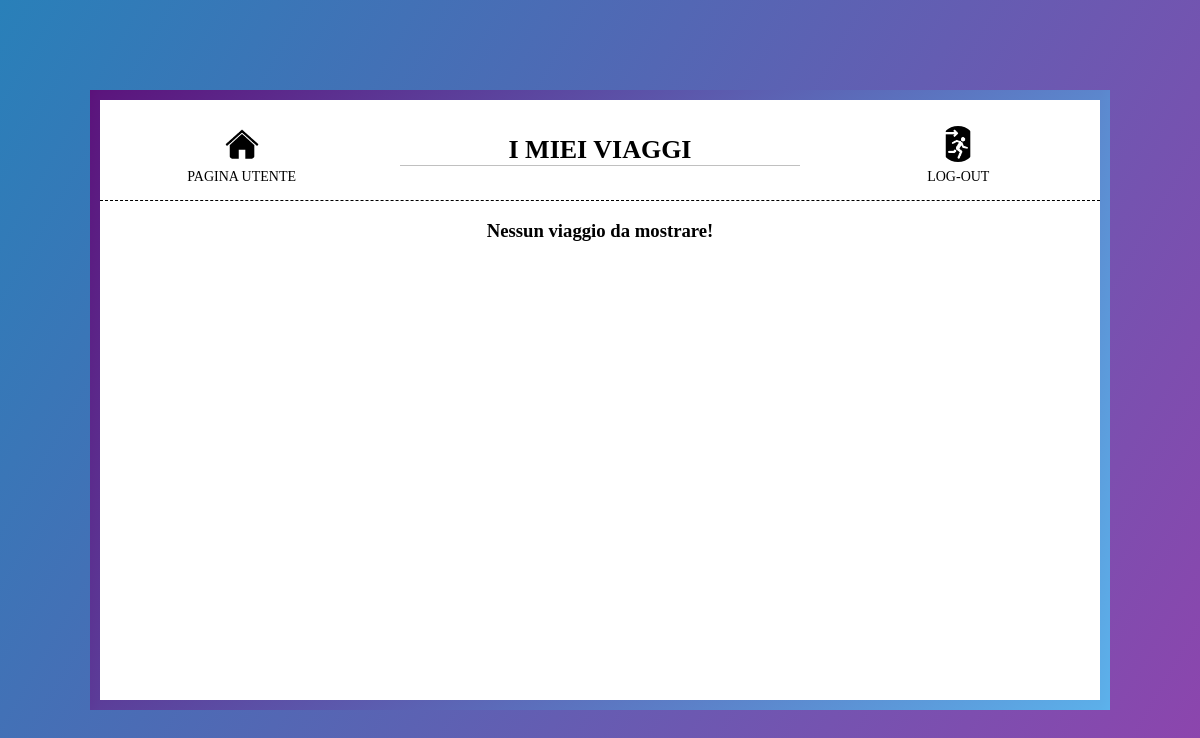
Page /organizzatoreViaggi/myTravels (signed in) on the earlier database version.
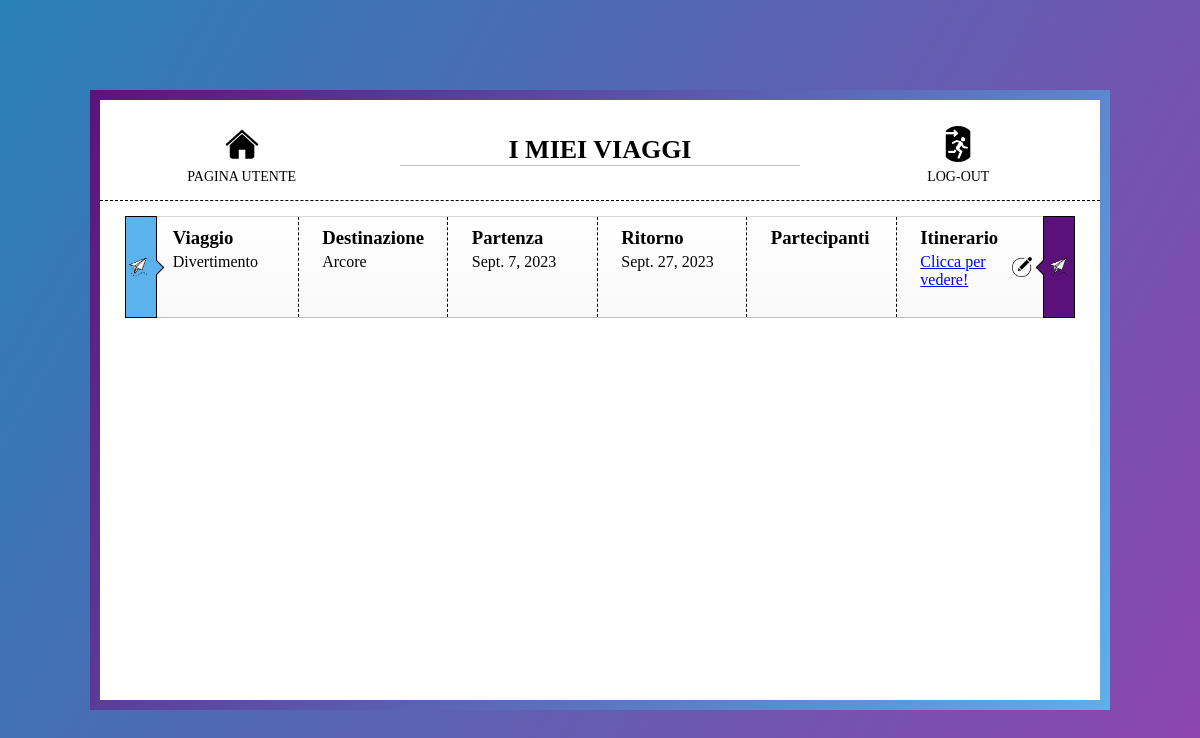
Same page on the later database version.
### organizzatoreViaggi/models.py (models this page shows, shortened)
class Travel(models.Model):
    id = models.AutoField(primary_key=True)
    name = models.CharField(max_length=64, unique=True)
    destination = models.CharField(max_length=64)
    start_date = models.DateField()
    end_date = models.DateField()
    participants = models.ManyToManyField(CustomUser)

### organizzatoreViaggi/views.py (the view)
# urls.py: path('organizzatoreViaggi/myTravels', views.myTravels_view, name='myTravels'),
@login_required(login_url = 'login')
def myTravels_view(request):
    travels = Travel.objects.filter(participants = request.user)
    context = { 'travelsList': travels }
    return render(request, 'organizzatoreViaggi/myTravels.html',context)

### organizzatoreViaggi/templates/organizzatoreViaggi/myTravels.html (shortened to what this page needs)
{% load static %}
<!DOCTYPE html>
<html lang="it">
<head>
        <link rel="stylesheet" href="{% static 'css/myTravels.css'%}">
</head>
<body>
    <div class="page-container">
        <nav>
            <a href="{% url 'userHomePage' %}">
                <img src="{% static 'images/home_icon.png' %}" />
                <p>Pagina utente</p>
            </a>
            <h1>I MIEI VIAGGI</h1>
            <a href="{% url 'logout' %}">
                <img src="{% static 'images/logout_icon.png' %}" />
                <p>Log-out</p>
            </a>
        </nav>
        <div class="main">
            {% if travelsList %}
            {% for travel in travelsList %}
            <div class="trip-container">
                <div class="trip trip-info trip-white">
                    <div class="lateral-delimiters">
                        <div class="icon">
                            <img src="{% static 'images/invitation_icon.png' %}" />
                        </div>
                        <div class="icon2">
                            <img src="{% static 'images/invitation_icon.png' %}" />
                        </div>
                        <div class="trip-data">
                            <div class="right-dash trip-element trip-name-container">
                                <h3 class="trip-element-title trip-title-name">Viaggio</h3>
                                <p class="trip-element-value trip-name">{{ travel.name }}</p>
                            </div>
                            <div class="right-dash trip-element trip-destination-container">
                                <h3 class="trip-element-title trip-title-destination">Destinazione</h3>
                                <p class="trip-element-value trip-destination">{{ travel.destination }}</p>
                            </div>
                            <div class="right-dash trip-element trip-departure-container">
                                <h3 class="trip-element-title trip-title-departure">Partenza</h3>
                                <p class="trip-element-value trip-departure">{{ travel.start_date }}</p>
                            </div>
                            <div class="right-dash trip-element trip-return-container">
                                <h3 class="trip-element-title trip-title-return">Ritorno</h3>
                                <p class="trip-element-value trip-return">{{ travel.end_date }}</p>
                            </div>
                            <div class="right-dash trip-element trip-participants-container">
                                <h3 class="trip-element-title trip-title-participants">Partecipanti</h3>
                                <div class="trip-participant-items">
                                    {% for participant in travel.participants.all %}
                                        <p class="participant-name">{{ participant.first_name }}</p>
                                        <p class="participant-name">{{ participant.last_name }}</p>
                                        <p class="participant-name"> </p>
                                    {% endfor %}
                                </div>
                            </div>
                            <div class="trip-element trip-itinerary-container">
                                <h3 class="trip-element-title trip-title-itinerary">Itinerario</h3>
                                <a href="{% url 'detailsTravel' %}">
                                    <p class="trip-element-value trip-participants">Clicca per vedere!</p>
                                </a>
                            </div>
                            <a class="edit-button" aria-hidden="true" href="{% url 'changeItinerary' %}">
                                <img src="{% static 'images/edit_icon.png' %}" />
                            </a>
                        </div>
                    </div>
                </div>
            </div>
            {% endfor %}
            {% else %}
            <div >
                <h3>Nessun viaggio da mostrare!</h3>
            </div>
            {% endif %}
        </div>
    </div>
</body>
</html>

Differences in the rows shown:
added Travel: name "Divertimento", destination "Arcore", start_date "Sept. 7, 2023", end_date "Sept. 27, 2023"
Other differences:
text no longer shown: "Nessun viaggio da mostrare!"
